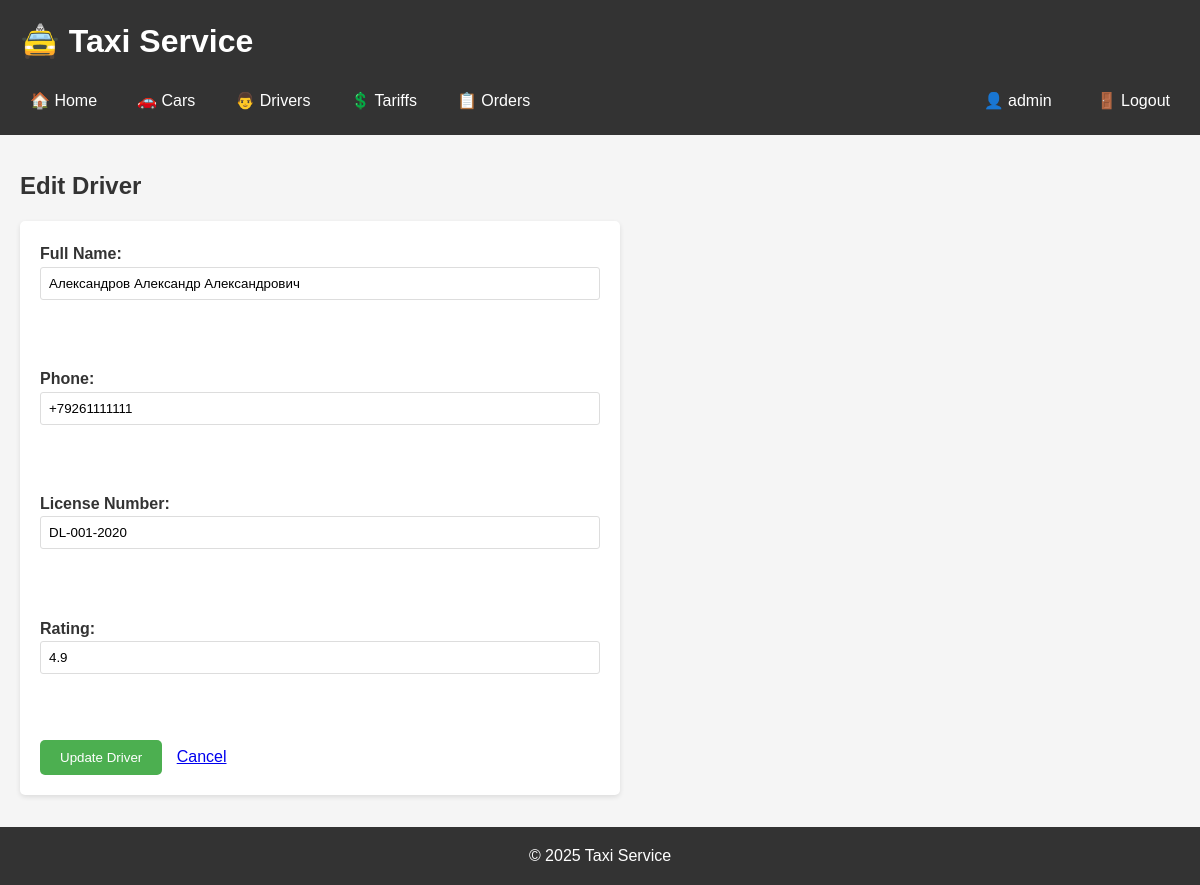
The app's page /pages/driver_form.php?id=1 (signed in) with its own data.
### tables this page shows
CREATE TABLE `drivers` (
  `driver_id` int(11) NOT NULL,
  `full_name` varchar(100) NOT NULL,
  `phone` varchar(20) NOT NULL,
  `license_number` varchar(50) NOT NULL,
  `rating` decimal(2,1) NOT NULL DEFAULT 5.0,
  `created_at` timestamp NOT NULL DEFAULT current_timestamp()
);

### pages/driver_form.php (the view, shortened to what this page needs)
<?php
require_once "../includes/auth.php";
$driver = null;
if (isset($_GET["id"])) {
    $stmt = $pdo->prepare("SELECT * FROM drivers WHERE driver_id = ?");
    $stmt->execute([$_GET["id"]]);
    $driver = $stmt->fetch();
}
include "../includes/header.php";
?>
<h2><?= $driver ? "Edit Driver" : "Add Driver" ?></h2>
<form action="../actions/<?= $driver ? "edit" : "add" ?>_driver.php" method="POST">
    <label>Full Name:<br><input type="text" name="full_name" value="<?= htmlspecialchars($driver["full_name"] ?? "") ?>" required></label><br><br>
    <label>Phone:<br><input type="text" name="phone" value="<?= htmlspecialchars($driver["phone"] ?? "") ?>" required></label><br><br>
    <label>License Number:<br><input type="text" name="license_number" value="<?= htmlspecialchars($driver["license_number"] ?? "") ?>" required></label><br><br>
    <label>Rating:<br><input type="number" step="0.1" min="0" max="5" name="rating" value="<?= $driver["rating"] ?? "5.0" ?>" required></label><br><br>
    <button type="submit" style="background: #4CAF50; color: white; padding: 10px 20px; border: none; border-radius: 5px; cursor: pointer;"><?= $driver ? "Update" : "Add" ?> Driver</button>
    <a href="drivers.php" style="margin-left: 10px;">Cancel</a>
</form>
<?php include "../includes/footer.php"; ?>

### assets/style.css (style rules this page uses)
* { margin: 0; padding: 0; box-sizing: border-box; }
body { font-family: Arial, sans-serif; background-color: #f5f5f5; color: #333; line-height: 1.6; }
h2 { margin-bottom: 1rem; color: #333; }
form { background: white; padding: 20px; border-radius: 5px; box-shadow: 0 2px 5px rgba(0,0,0,0.1); max-width: 600px; }
form label { display: block; margin-bottom: 5px; font-weight: bold; }
form input, form select, form textarea { width: 100%; padding: 8px; margin-bottom: 10px; border: 1px solid #ddd; border-radius: 3px; }
form button { background: #4CAF50; color: white; padding: 10px 20px; border: none; border-radius: 5px; cursor: pointer; }

### records on screen
drivers: full_name "Александров Александр Александрович", phone "+79261111111", license_number "DL-001-2020", rating "4.9"

### other values on screen
$_SESSION['username'] "admin"
